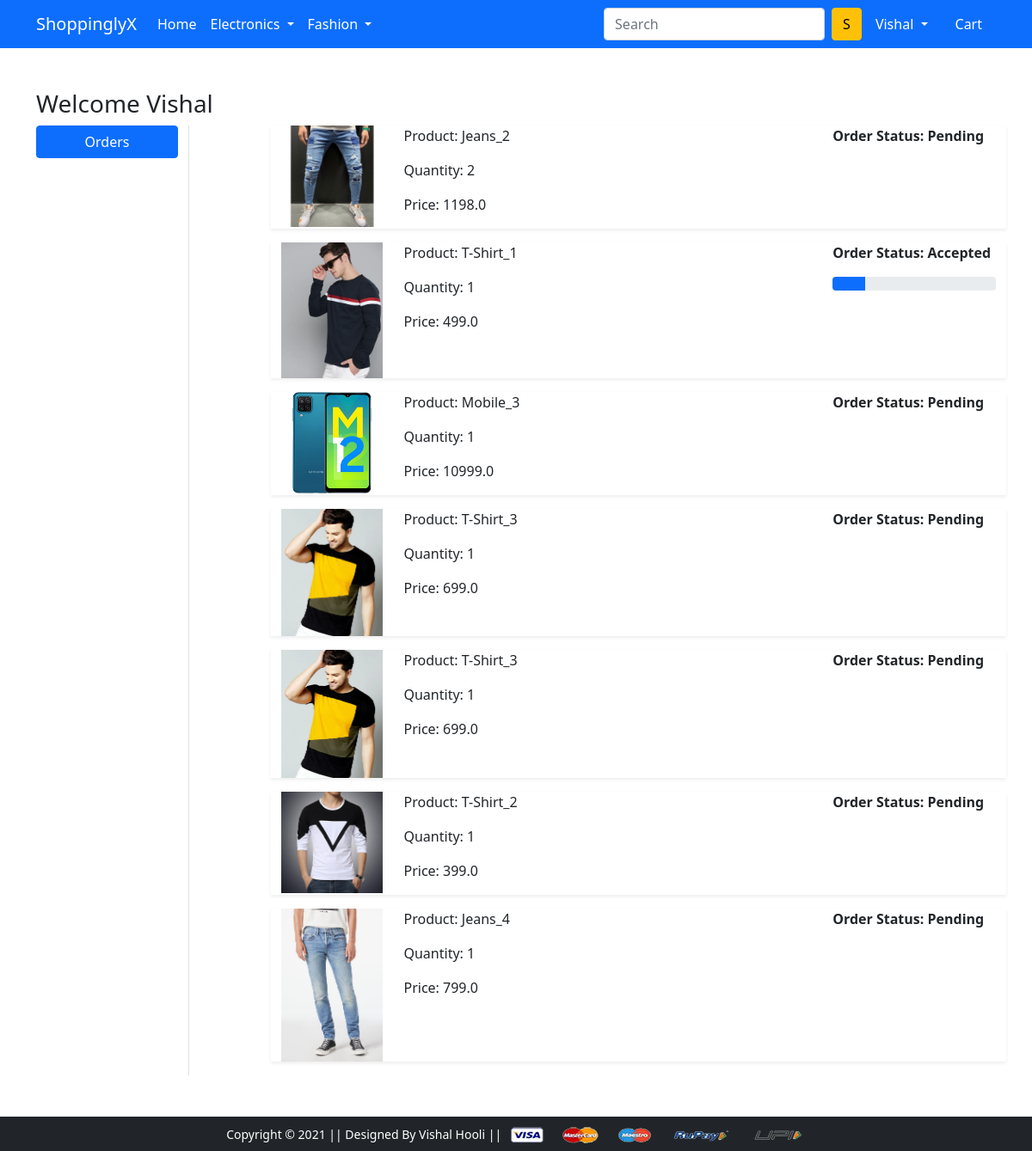
/orders/ (signed in), run on an earlier commit of the app's database.
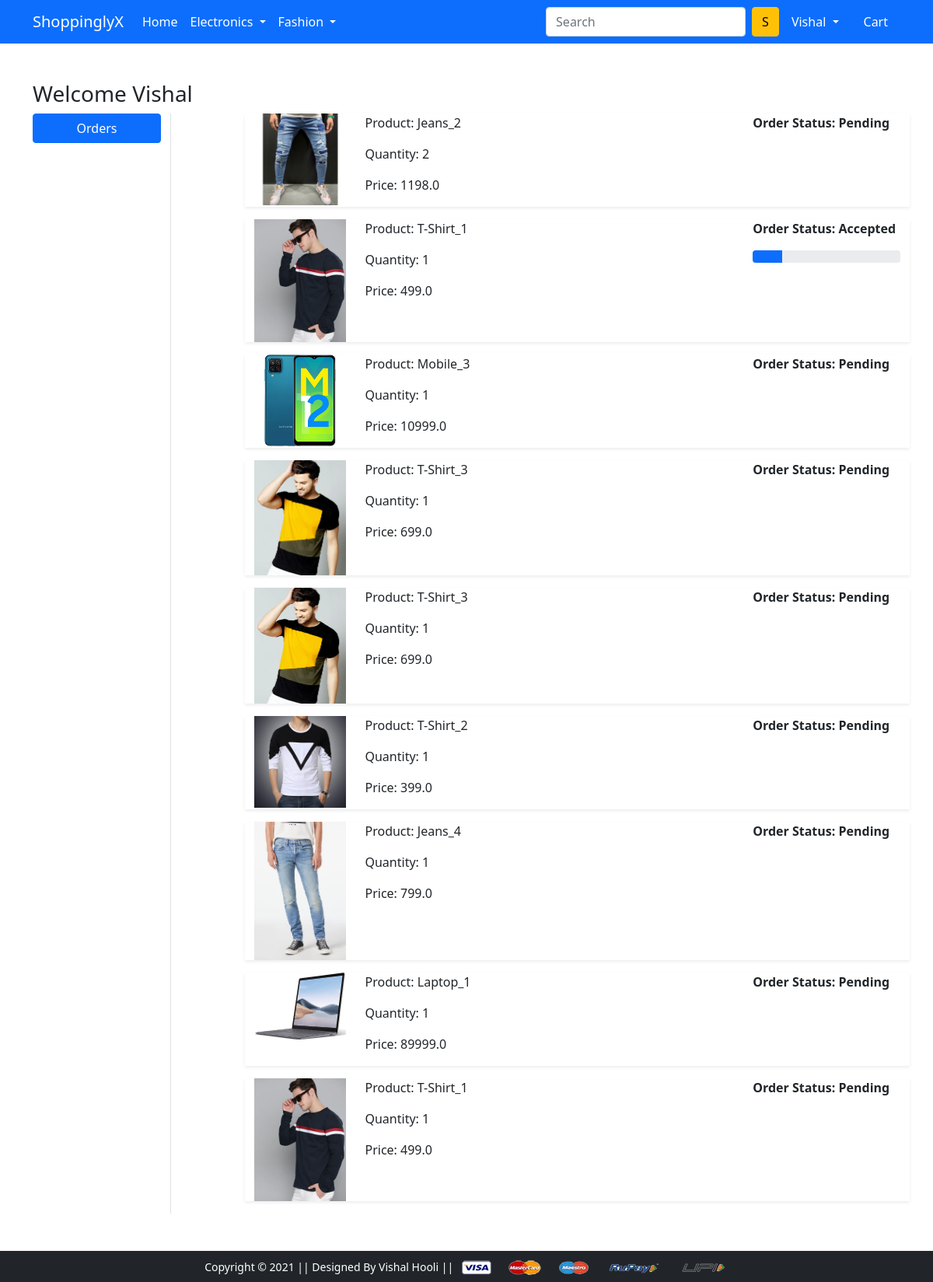
And on a later commit of the database.
### app/models.py (models this page shows, shortened)
class OrderPlaced(models.Model):
    user = models.ForeignKey(User, on_delete=models.CASCADE)
    customer = models.ForeignKey(Customer, on_delete=models.CASCADE)
    product = models.ForeignKey(Product, on_delete=models.CASCADE)
    quantity = models.PositiveIntegerField(default=1)
    ordered_date = models.DateTimeField(auto_now_add=True)
    status = models.CharField(max_length=50, choices=STATUS_CHOICES, default='Pending')
    @property
    def total_cost(self):
        return self.quantity * self.product.discounted_price

class Product(models.Model):
    title = models.CharField(max_length=100)
    selling_price = models.FloatField()
    discounted_price = models.FloatField()
    description = models.TextField()
    brand = models.CharField(max_length=100)
    category = models.CharField(choices=CATEGORY_CHOICES, max_length=2)
    product_image = models.ImageField(upload_to='product_img')

### app/views.py (the view)
# urls.py: path('orders/', views.orders, name='orders'),
@login_required
def orders(request):
    op = OrderPlaced.objects.filter(user=request.user)
    return render(request, 'app/orders.html', {'order_placed':op})

### app/templates/app/orders.html (shortened to what this page needs)
{% extends 'app/base.html' %}
{% load static %}
{% block main-content %}
<div class="container my-5">
 <div class="row">
 <h3>Welcome <span class="text-capitalize">{{request.user}}</span></h3>
  <div class="col-sm-2 border-end">
   <ul class="list-unstyled">
    <li class="d-grid"><a href="{% url 'orders' %}" class="btn btn-primary">Orders</a></li>
   </ul>
  </div>
  <div class="col-sm-9 offset-sm-1">
  {% for op in order_placed %}
   <div class="row shadow-sm mb-3">
    <div class="col-sm-2"><img src="{{op.product.product_image.url}}" alt="" srcset="" class="img-fluid" height="150" width="150"></div>
    <div class="col-sm-7">
        <p>Product: {{op.product.title}}</p>
        <p>Quantity: {{op.quantity}}</p>
        <p>Price: {{op.total_cost}}</p>
    </div>
    <div class="col-sm-3 fw-bold">
        <p>Order Status: {{op.status}}</p>
        {% if op.status == 'Accepted' %}
        <div class="progress">
            <div class="progress-bar" role="progressbar" style="width: 20%" aria-valuenow="20" aria-valuemin="0" aria-valuemax="100"></div>
        </div>
        {% endif %}
    </div>
   </div>
   {% endfor %}
  </div>
 </div>
</div>
{% endblock main-content %}

What changed in the data, as far as the page shows it:
added OrderPlaced: product.product_image (picture), product "Laptop_1", quantity "1", total_cost "89999.0", status "Pending"
added OrderPlaced: product.product_image (picture), product "T-Shirt_1", quantity "1", total_cost "499.0", status "Pending"
